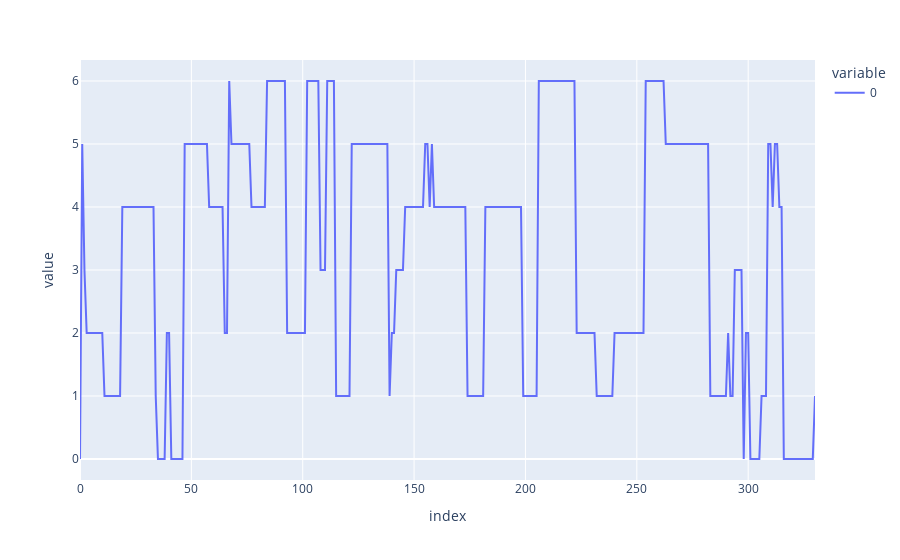
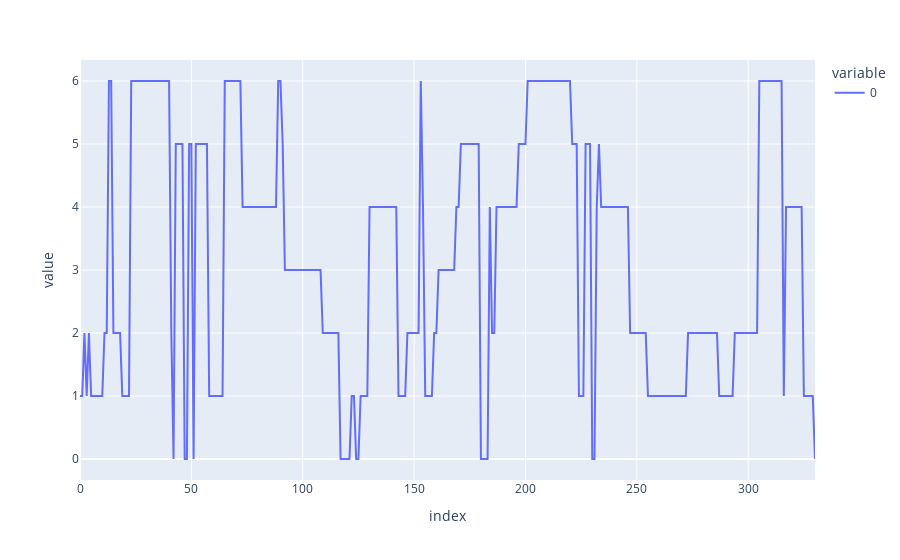
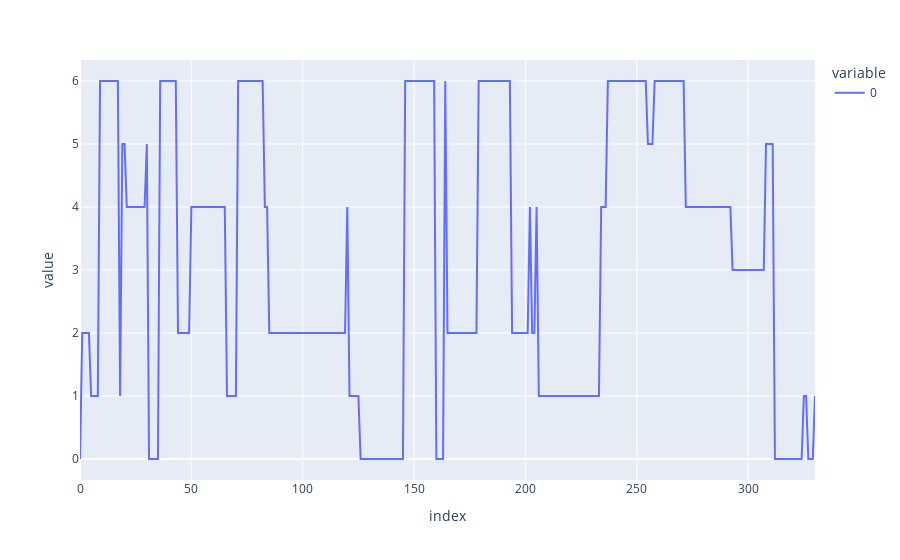
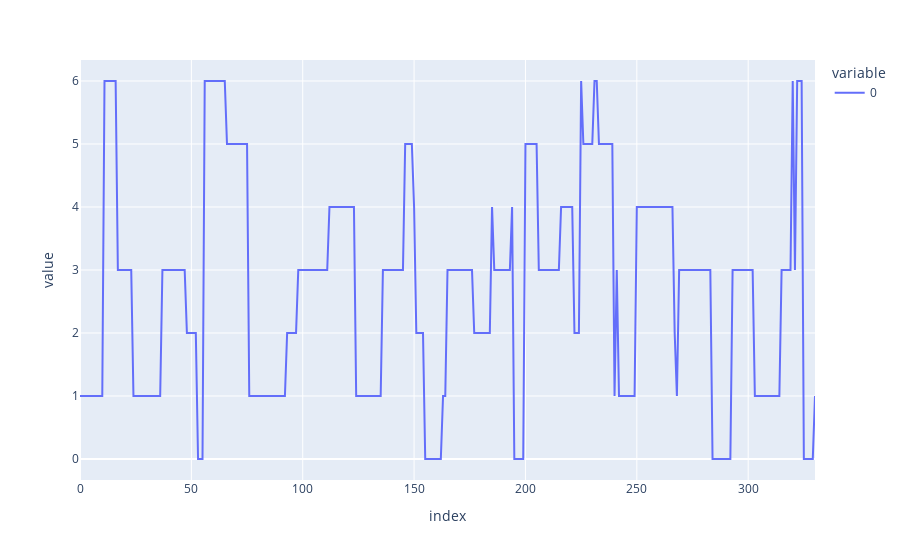

The notebook cell saved with these charts, in order:
### Code cell
import plotly.express as px
for i in range(5):
    fig = px.line(states[(i*330):(i*330+331)])
    fig.show()

### Figure 1 — Plotly figure (JSON) as saved in the notebook; plotly's stock layout.template omitted (floating-point values rounded to 4 significant figures; data arrays with more than 128 entries replaced by an {"elided": "..."} marker saying what was removed)
{"data": [{"hovertemplate": "variable=0<br>index=%{x}<br>value=%{y}<extra></extra>", "legendgroup": "0", "line": {"color": "#636efa", "dash": "solid"}, "marker": {"symbol": "circle"}, "mode": "lines", "name": "0", "orientation": "v", "showlegend": true, "type": "scatter", "x": {"elided": "331 int values"}, "xaxis": "x", "y": {"elided": "331 int values"}, "yaxis": "y"}], "layout": {"legend": {"title": {"text": "variable"}, "tracegroupgap": 0}, "margin": {"t": 60}, "xaxis": {"anchor": "y", "domain": [0, 1], "title": {"text": "index"}}, "yaxis": {"anchor": "x", "domain": [0, 1], "title": {"text": "value"}}}}

### Figure 2 — Plotly figure (JSON) as saved in the notebook; plotly's stock layout.template omitted (floating-point values rounded to 4 significant figures; data arrays with more than 128 entries replaced by an {"elided": "..."} marker saying what was removed)
{"data": [{"hovertemplate": "variable=0<br>index=%{x}<br>value=%{y}<extra></extra>", "legendgroup": "0", "line": {"color": "#636efa", "dash": "solid"}, "marker": {"symbol": "circle"}, "mode": "lines", "name": "0", "orientation": "v", "showlegend": true, "type": "scatter", "x": {"elided": "331 int values"}, "xaxis": "x", "y": {"elided": "331 int values"}, "yaxis": "y"}], "layout": {"legend": {"title": {"text": "variable"}, "tracegroupgap": 0}, "margin": {"t": 60}, "xaxis": {"anchor": "y", "domain": [0, 1], "title": {"text": "index"}}, "yaxis": {"anchor": "x", "domain": [0, 1], "title": {"text": "value"}}}}

### Figure 3 — Plotly figure (JSON) as saved in the notebook; plotly's stock layout.template omitted (floating-point values rounded to 4 significant figures; data arrays with more than 128 entries replaced by an {"elided": "..."} marker saying what was removed)
{"data": [{"hovertemplate": "variable=0<br>index=%{x}<br>value=%{y}<extra></extra>", "legendgroup": "0", "line": {"color": "#636efa", "dash": "solid"}, "marker": {"symbol": "circle"}, "mode": "lines", "name": "0", "orientation": "v", "showlegend": true, "type": "scatter", "x": {"elided": "331 int values"}, "xaxis": "x", "y": {"elided": "331 int values"}, "yaxis": "y"}], "layout": {"legend": {"title": {"text": "variable"}, "tracegroupgap": 0}, "margin": {"t": 60}, "xaxis": {"anchor": "y", "domain": [0, 1], "title": {"text": "index"}}, "yaxis": {"anchor": "x", "domain": [0, 1], "title": {"text": "value"}}}}

### Figure 4 — Plotly figure (JSON) as saved in the notebook; plotly's stock layout.template omitted (floating-point values rounded to 4 significant figures; data arrays with more than 128 entries replaced by an {"elided": "..."} marker saying what was removed)
{"data": [{"hovertemplate": "variable=0<br>index=%{x}<br>value=%{y}<extra></extra>", "legendgroup": "0", "line": {"color": "#636efa", "dash": "solid"}, "marker": {"symbol": "circle"}, "mode": "lines", "name": "0", "orientation": "v", "showlegend": true, "type": "scatter", "x": {"elided": "331 int values"}, "xaxis": "x", "y": {"elided": "331 int values"}, "yaxis": "y"}], "layout": {"legend": {"title": {"text": "variable"}, "tracegroupgap": 0}, "margin": {"t": 60}, "xaxis": {"anchor": "y", "domain": [0, 1], "title": {"text": "index"}}, "yaxis": {"anchor": "x", "domain": [0, 1], "title": {"text": "value"}}}}
